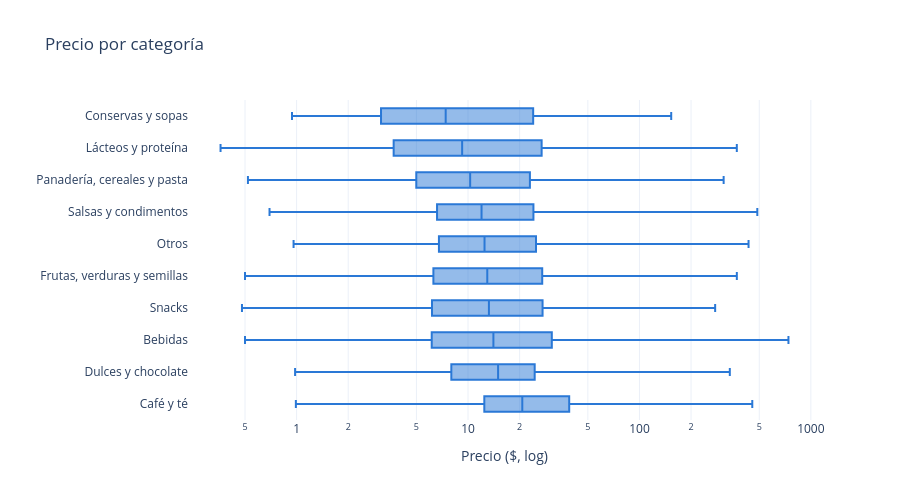

Write notebook code for a chart like this one.
### Code cell
orden_cat = df.groupby("category")["price"].median().sort_values().index.tolist()
fig = px.box(df.sample(15_000, random_state=42), x="price", y="category", log_x=True, points=False,
             category_orders={"category": orden_cat}, color_discrete_sequence=[AZUL],
             labels={"price": "Precio ($, log)", "category": ""}, title="Precio por categoría", height=500)
fig.show()

frec = df["brand"].value_counts()
print(f"Marcas: {len(frec):,} | con un solo producto: {(frec == 1).mean():.0%} | top 500 cubren {frec.head(500).sum() / len(df):.0%} de los productos")

### Figure 1 — Plotly figure (JSON) as saved in the notebook; plotly's stock layout.template omitted (floating-point values rounded to 4 significant figures; data arrays with more than 128 entries replaced by an {"elided": "..."} marker saying what was removed)
{"data": [{"alignmentgroup": "True", "boxpoints": false, "hovertemplate": "Precio ($, log)=%{x}<br>=%{y}<extra></extra>", "legendgroup": "", "marker": {"color": "#2a78d6"}, "name": "", "notched": false, "offsetgroup": "", "orientation": "h", "showlegend": false, "type": "box", "x": {"elided": "15000 float values"}, "x0": " ", "xaxis": "x", "y": {"elided": "15000 str values"}, "y0": " ", "yaxis": "y"}], "layout": {"boxmode": "group", "height": 500, "legend": {"tracegroupgap": 0}, "title": {"text": "Precio por categoría"}, "xaxis": {"anchor": "y", "domain": [0.0, 1.0], "title": {"text": "Precio ($, log)"}, "type": "log"}, "yaxis": {"anchor": "x", "categoryarray": ["Café y té", "Dulces y chocolate", "Bebidas", "Snacks", "Frutas, verduras y semillas", "Otros", "Salsas y condimentos", "Panadería, cereales y pasta", "Lácteos y proteína", "Conservas y sopas"], "categoryorder": "array", "domain": [0.0, 1.0], "title": {"text": ""}}}}
